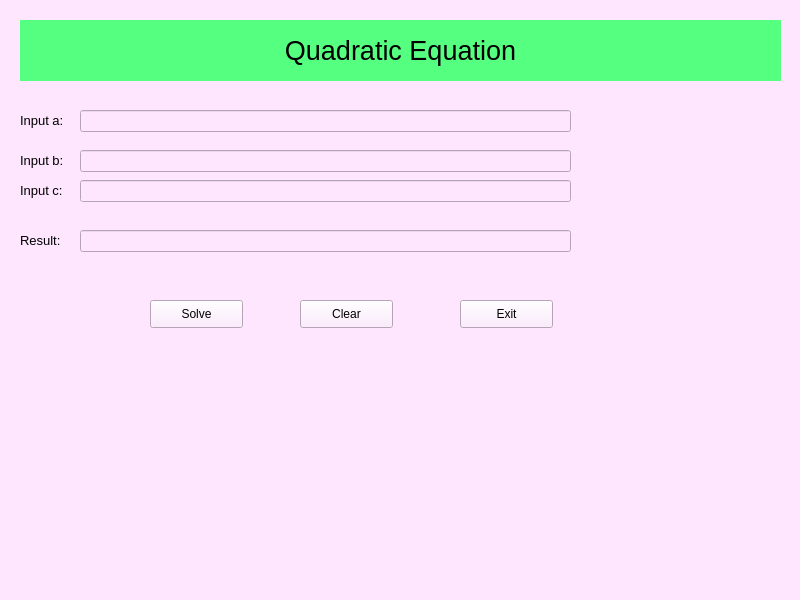
<?xml version="1.0" encoding="UTF-8"?>
<ui version="4.0">
 <class>MainWindow</class>
 <widget class="QMainWindow" name="MainWindow">
  <property name="geometry">
   <rect>
    <x>0</x>
    <y>0</y>
    <width>800</width>
    <height>600</height>
   </rect>
  </property>
  <property name="windowTitle">
   <string>MainWindow</string>
  </property>
  <property name="styleSheet">
   <string notr="true">background-color: rgb(254, 230, 255);</string>
  </property>
  <widget class="QWidget" name="centralwidget">
   <widget class="QLabel" name="label">
    <property name="geometry">
     <rect>
      <x>20</x>
      <y>20</y>
      <width>761</width>
      <height>61</height>
     </rect>
    </property>
    <property name="styleSheet">
     <string notr="true">background-color: rgb(85, 255, 127);</string>
    </property>
    <property name="text">
     <string>&lt;html&gt;&lt;head/&gt;&lt;body&gt;&lt;p align=&quot;center&quot;&gt;&lt;span style=&quot; font-size:20pt;&quot;&gt;Quadratic Equation&lt;/span&gt;&lt;/p&gt;&lt;/body&gt;&lt;/html&gt;</string>
    </property>
   </widget>
   <widget class="QLabel" name="label_2">
    <property name="geometry">
     <rect>
      <x>20</x>
      <y>110</y>
      <width>61</width>
      <height>21</height>
     </rect>
    </property>
    <property name="text">
     <string>&lt;html&gt;&lt;head/&gt;&lt;body&gt;&lt;p&gt;&lt;span style=&quot; font-size:10pt;&quot;&gt;Input a:&lt;/span&gt;&lt;/p&gt;&lt;/body&gt;&lt;/html&gt;</string>
    </property>
   </widget>
   <widget class="QLabel" name="label_3">
    <property name="geometry">
     <rect>
      <x>20</x>
      <y>150</y>
      <width>61</width>
      <height>21</height>
     </rect>
    </property>
    <property name="text">
     <string>&lt;html&gt;&lt;head/&gt;&lt;body&gt;&lt;p&gt;&lt;span style=&quot; font-size:10pt;&quot;&gt;Input b:&lt;/span&gt;&lt;/p&gt;&lt;/body&gt;&lt;/html&gt;</string>
    </property>
   </widget>
   <widget class="QLabel" name="label_4">
    <property name="geometry">
     <rect>
      <x>20</x>
      <y>180</y>
      <width>61</width>
      <height>21</height>
     </rect>
    </property>
    <property name="text">
     <string>&lt;html&gt;&lt;head/&gt;&lt;body&gt;&lt;p&gt;&lt;span style=&quot; font-size:10pt;&quot;&gt;Input c:&lt;/span&gt;&lt;/p&gt;&lt;/body&gt;&lt;/html&gt;</string>
    </property>
   </widget>
   <widget class="QLabel" name="label_5">
    <property name="geometry">
     <rect>
      <x>20</x>
      <y>230</y>
      <width>61</width>
      <height>21</height>
     </rect>
    </property>
    <property name="text">
     <string>&lt;html&gt;&lt;head/&gt;&lt;body&gt;&lt;p&gt;&lt;span style=&quot; font-size:10pt;&quot;&gt;Result:&lt;/span&gt;&lt;/p&gt;&lt;/body&gt;&lt;/html&gt;</string>
    </property>
   </widget>
   <widget class="QLineEdit" name="lineEditA">
    <property name="geometry">
     <rect>
      <x>80</x>
      <y>110</y>
      <width>491</width>
      <height>22</height>
     </rect>
    </property>
   </widget>
   <widget class="QLineEdit" name="lineEditB">
    <property name="geometry">
     <rect>
      <x>80</x>
      <y>150</y>
      <width>491</width>
      <height>22</height>
     </rect>
    </property>
   </widget>
   <widget class="QLineEdit" name="lineEditC">
    <property name="geometry">
     <rect>
      <x>80</x>
      <y>180</y>
      <width>491</width>
      <height>22</height>
     </rect>
    </property>
   </widget>
   <widget class="QLineEdit" name="lineEditResult">
    <property name="geometry">
     <rect>
      <x>80</x>
      <y>230</y>
      <width>491</width>
      <height>22</height>
     </rect>
    </property>
   </widget>
   <widget class="QPushButton" name="pushButtonSolve">
    <property name="geometry">
     <rect>
      <x>150</x>
      <y>300</y>
      <width>93</width>
      <height>28</height>
     </rect>
    </property>
    <property name="text">
     <string>Solve</string>
    </property>
    <property name="icon">
     <iconset>
      <normaloff>../images/ic_solve.webp</normaloff>../images/ic_solve.webp</iconset>
    </property>
   </widget>
   <widget class="QPushButton" name="pushButtonClear">
    <property name="geometry">
     <rect>
      <x>300</x>
      <y>300</y>
      <width>93</width>
      <height>28</height>
     </rect>
    </property>
    <property name="text">
     <string>Clear</string>
    </property>
    <property name="icon">
     <iconset>
      <normaloff>../images/ic_clear.webp</normaloff>../images/ic_clear.webp</iconset>
    </property>
   </widget>
   <widget class="QPushButton" name="pushButtonExit">
    <property name="geometry">
     <rect>
      <x>460</x>
      <y>300</y>
      <width>93</width>
      <height>28</height>
     </rect>
    </property>
    <property name="text">
     <string>Exit</string>
    </property>
    <property name="icon">
     <iconset>
      <normaloff>../images/ic_close.webp</normaloff>../images/ic_close.webp</iconset>
    </property>
   </widget>
  </widget>
  <widget class="QMenuBar" name="menubar">
   <property name="geometry">
    <rect>
     <x>0</x>
     <y>0</y>
     <width>800</width>
     <height>26</height>
    </rect>
   </property>
  </widget>
  <widget class="QStatusBar" name="statusbar"/>
 </widget>
 <resources/>
 <connections>
  <connection>
   <sender>pushButtonClear</sender>
   <signal>clicked()</signal>
   <receiver>lineEditA</receiver>
   <slot>clear()</slot>
   <hints>
    <hint type="sourcelabel">
     <x>346</x>
     <y>339</y>
    </hint>
    <hint type="destinationlabel">
     <x>325</x>
     <y>146</y>
    </hint>
   </hints>
  </connection>
  <connection>
   <sender>pushButtonClear</sender>
   <signal>clicked()</signal>
   <receiver>lineEditB</receiver>
   <slot>clear()</slot>
   <hints>
    <hint type="sourcelabel">
     <x>346</x>
     <y>339</y>
    </hint>
    <hint type="destinationlabel">
     <x>325</x>
     <y>186</y>
    </hint>
   </hints>
  </connection>
  <connection>
   <sender>pushButtonClear</sender>
   <signal>clicked()</signal>
   <receiver>lineEditC</receiver>
   <slot>clear()</slot>
   <hints>
    <hint type="sourcelabel">
     <x>346</x>
     <y>339</y>
    </hint>
    <hint type="destinationlabel">
     <x>325</x>
     <y>216</y>
    </hint>
   </hints>
  </connection>
  <connection>
   <sender>pushButtonClear</sender>
   <signal>clicked()</signal>
   <receiver>lineEditResult</receiver>
   <slot>clear()</slot>
   <hints>
    <hint type="sourcelabel">
     <x>346</x>
     <y>339</y>
    </hint>
    <hint type="destinationlabel">
     <x>325</x>
     <y>266</y>
    </hint>
   </hints>
  </connection>
  <connection>
   <sender>pushButtonExit</sender>
   <signal>clicked()</signal>
   <receiver>MainWindow</receiver>
   <slot>close()</slot>
   <hints>
    <hint type="sourcelabel">
     <x>506</x>
     <y>339</y>
    </hint>
    <hint type="destinationlabel">
     <x>399</x>
     <y>299</y>
    </hint>
   </hints>
  </connection>
 </connections>
</ui>
